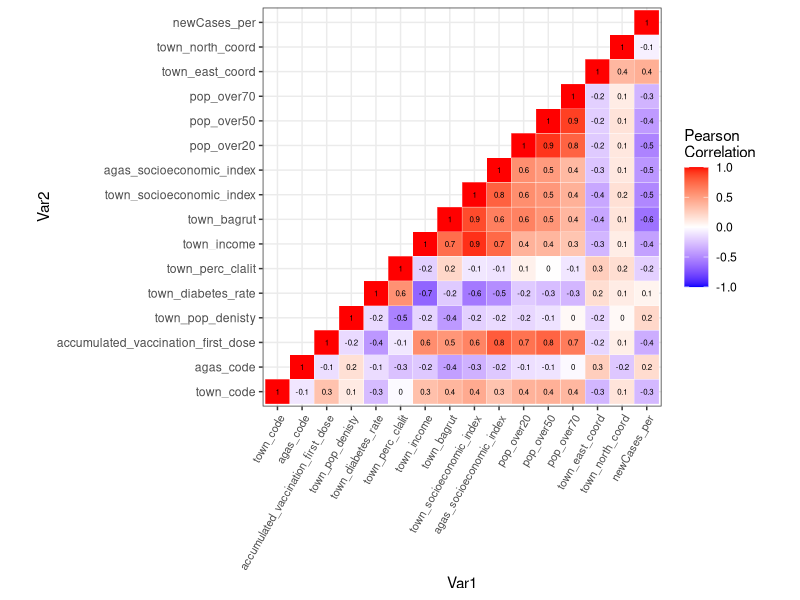
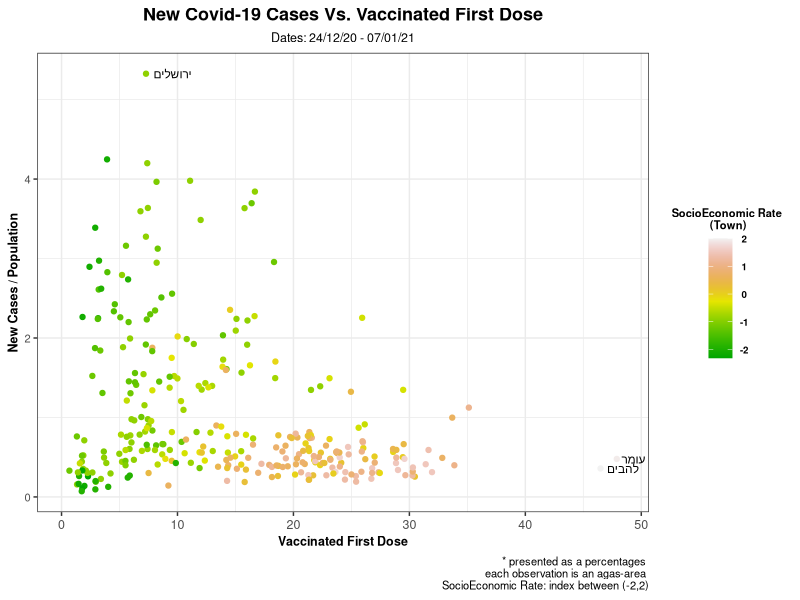

R code for these plots, in order: (Note: this script raises an error after producing the figures.)
## ---- chunk 1
knitr::opts_chunk$set(echo = FALSE,message= FALSE, warning=FALSE)
## ---- chunk 2
# Libraries:
library(tidyverse)
library(reshape2) # for melt the corr mat
library(Hmisc) # for %not in%
library(kableExtra)
library(gridExtra)
options(scipen = 999) # only full numbers
## ---- chunk 3
# Loading Data
data = read.csv("train_cases_demographics.csv", encoding = "UTF-8") %>% select(-X)

# partition of the amount variables by the population
data$town_pop_denisty = as.numeric(data$town_pop_denisty)
data$town_diabetes_rate = as.numeric(data$town_diabetes_rate)
data$newCases_per = (data$new_cases/data$population)*100

data$pop_over20 = (data$pop_over20/data$population)*100
data$pop_over50 = (data$pop_over50/data$population)*100
data$pop_over70 = (data$pop_over70/data$population)*100
data$accumulated_vaccination_first_dose = (data$accumulated_vaccination_first_dose/data$population)*100

data$agas_socioeconomic_index[which(is.na(data$agas_socioeconomic_index))] = data$town_socioeconomic_index[which(is.na(data$agas_socioeconomic_index))]
## ---- chunk 4
# Get lower triangle of the correlation matrix
  get_lower_tri<-function(cormat){
    cormat[upper.tri(cormat)] <- NA
    return(cormat)
  }
heatmap.func = function( cormat){
  lower_tri <- get_lower_tri(cormat)
  melted_cormat <- melt(lower_tri, na.rm = TRUE)
  ggplot(data = melted_cormat, aes(Var1, Var2, fill = value))+
   geom_tile(color = "white")+
   scale_fill_gradient2(low = "blue", high = "red", mid = "white",
     midpoint = 0, limit = c(-1,1), space = "Lab",
     name="Pearson\nCorrelation") +
    theme_bw()+
   theme(axis.text.x = element_text(angle = 60, vjust = 1,
      size = 8, hjust = 1))+ 
    geom_text(aes(Var1, Var2, label = round(value, 1)), color = "black", size = 2)+
   coord_fixed()
}

cormat <- cor(data %>% select(-c(town ,mahoz ,town_eng.y, population,new_cases)) %>% na.omit, use = "complete.obs")
heatmap.func(cormat)
## ---- chunk 5
# 300 major areas
data.q1 = data %>% arrange(desc(population)) %>% head (300)

ggplot(data=data.q1, mapping = aes(x = accumulated_vaccination_first_dose, y = newCases_per)) + 
  geom_point(aes(color =  town_socioeconomic_index)) +
  scale_colour_gradientn(colours = terrain.colors(20))+
  theme_bw()+
  
  # Labs
  labs(title = "New Covid-19 Cases Vs. Vaccinated First Dose",
       subtitle = "Dates: 24/12/20 - 07/01/21",
       caption = "* presented as a percentages \n each observation is an agas-area \n SocioEconomic Rate: index between (-2,2)",
       color = "SocioEconomic Rate \n(Town)") +
  xlab("Vaccinated First Dose") +
  ylab("New Cases / Population")+
  
  # Style
  theme(plot.title = element_text(color= "black", size=13, face="bold",hjust=0.5),
        plot.subtitle = element_text(color = "black", size = 9, hjust = 0.5 ),
        plot.caption  = element_text(color = "black", size = 8),
        axis.text.y = element_text(size = 8),
        axis.title.y = element_text(hjust = 0.5, size = 9, face = "bold"),
        axis.title.x = element_text(hjust = 0.5, size = 9, face = "bold"),
        axis.text.x = element_text(size = 9),
        strip.text = element_text(size=9, hjust = 0.5, face = "bold"),
        legend.title = element_text(color="black", size=8, face= "bold",hjust=0.5),
        legend.text = element_text(color="black", size=7, face= "bold",hjust=0.5))+
  
  # marking outliers
  geom_text(aes(label = ifelse(test = accumulated_vaccination_first_dose > 40 |
                               newCases_per >5 ,
                               yes = paste(town), no = "")),
            position = position_dodge(width = 0.75),
            hjust = -.2,
            size = 3)
  
## ---- chunk 6
pre.data = data
## ---- chunk 7
ridge <- function(train_x, train_y, lambda){
  # input:
    # train_x - data.frame in (n,p + 1)
    # train_y - vector in (n)
    # lambda - singal lambda value
  # output
    # beta - vector in (p + 1)
  
  #### the standardization is performed in the splitting to train and test
  
  X = train_x
  y = train_y
    lambda_I = diag(lambda,nrow = ncol(X), ncol = ncol(X))
  beta = solve(t(X) %*% X + lambda_I) %*% t(X) %*% y
 return(beta)
}

## ---- chunk 8
cv_ridge <- function(x, y, lambda = NA, train_size = 0.7){
  # input:
    # x - data.frame in (n,p + 1)
    # pay attention that your model should have an intersect (the + 1 dimension)
    # y - vector in (n)
    # lambda - grid of possible lambda values
    # train_size - precent of that data that will use as train
  # output
    # best model - a list include model beta, corespond test rmse, lambda
  
  #### Split to train and test
  data_cv = cbind(x,y)
  data_cv = as.data.frame(scale(data_cv)) ## standardize the data as needed in ridge
  
  train <- NULL ; validation <- NULL ;sample1 = NULL
  town_code_vec = unique(data_cv$town_code)
  
  for (i in town_code_vec){
    town_data = data_cv %>% filter(town_code == i)
    
    if (nrow(town_data) > 1 ){
       tr_ind = sample(1:nrow(town_data), size = train_size*nrow(town_data))
       train = rbind(train, town_data[tr_ind,])
       validation = rbind(validation, town_data[-tr_ind,])
    }
    else{
      sample1 = rbind(sample1, town_data)
    }
  }
  if (is.null(sample1) == FALSE){
    ind_samp =sample(x=1:nrow(sample1), size=train_size*nrow(sample1))
    train = rbind(train,sample1[ind_samp,])
    validation = rbind(validation,sample1[-ind_samp,])
  }
  
  #### keep the datasets for next questions
  assign(value = train, x = "train", envir = parent.frame())
  assign(value = validation, x = "validation", envir = parent.frame())
  
  #### add intercept
  train_x = cbind(1, as.matrix(train %>% select(-y)))
  validation_x = cbind(1, as.matrix(validation %>% select(-y)))
  
  #### find the best lambda which minimizes the RMSE 
  lamb_rmse = NULL
  for (lam in lambda){
    beta = ridge(train_x = train_x, train_y = c(train$y), lambda = lam)
    rmse = sqrt(mean((validation_x %*% beta - validation$y)^2))
    lamb_rmse= rbind(lamb_rmse,cbind(lam ,rmse))
  }
  lamb_rmse = as.data.frame(lamb_rmse)
  colnames(lamb_rmse) = c("lambda", "rmse")
  
  #### Answers
  model_rmse = min(lamb_rmse$rmse)
  model_lambda = lamb_rmse$lambda[which.min(lamb_rmse$rmse)]
  best_model = ridge(train_x = train_x, train_y = train$y, lambda = model_lambda)
  return(list(best_model = best_model, model_rmse = model_rmse, model_lambda = model_lambda))
}

## ---- chunk 9
dummy_mahoz = fastDummies::dummy_cols(data$mahoz)[,c(2:8)]
names(dummy_mahoz) = c("Ayosh", "Darom", "Merkaz", "Tzafon", "Heifa", "Jerusalem", "Tel_Aviv")
data = data %>% cbind(dummy_mahoz) %>%
  select(-c(town ,mahoz ,town_eng.y, population, new_cases)) %>% na.omit()
## ---- chunk 10
set.seed(150)
ridge.model = cv_ridge(x = data %>% select(-newCases_per), 
                       y = data$newCases_per,
                       lambda = seq(0.01,10,0.01), train_size = 0.7)
## ---- chunk 11
answer = as.data.frame(cbind(ridge.model$model_lambda, round(ridge.model$model_rmse,3)))
names(answer) = c("model_lambda", "model_rmse")
answer %>% kbl(align = 'c')%>% kable_paper(full_width = F) %>% kable_styling(font_size = 15)
## ---- chunk 12
data.for.res = as.data.frame(scale(data))
all.data.beta = ridge(train_x = as.matrix(cbind(1,data.for.res %>% select(-newCases_per))),
                      train_y = as.matrix(data.for.res$newCases_per) ,
                      lambda = ridge.model$model_lambda)
pred_x_beta = c(as.matrix(cbind(1,data.for.res %>% select(-newCases_per))) %*% all.data.beta)
real_y = data.for.res$newCases_per
res_vec = pred_x_beta - real_y
## ---- chunk 13
data.q3 = as.data.frame(cbind(data.for.res,res_vec))
cormat_res = cor(data.q3)[,ncol(data.q3)] 
## ---- chunk 14
ggplot(data.q3, aes(x=abs(res_vec), y=agas_socioeconomic_index)) + geom_point(color="steelblue")+
  labs(title = "Model Residuals Vs. Agas Socio Economic Index", subtitle = "Residuals in absolute value")+
  xlab("abs (Residuals)")+   ylab("Agas Socio Economic Index")+  theme_bw()+
  theme(plot.title = element_text(color= "black", size=13, face="bold",hjust=0.5),
        plot.subtitle = element_text(color = "black", size = 9, hjust = 0.5 ))
## ---- chunk 15
# Calculate W:
x.for.w = cbind(1, as.matrix(scale(train %>% select(-y))))
I = diag(1,nrow = ncol(x.for.w), ncol = ncol(x.for.w))
W = as.matrix(x.for.w %*%
   solve(t(x.for.w) %*% x.for.w + ridge.model$model_lambda * I) %*% t(x.for.w))
## ---- chunk 16
Weight = round(as.numeric(head(W[,1][order(W[,1],decreasing = TRUE)],6)[2:6]),3)
Cities_names = as.character(pre.data$town[c(7,5,6,121,114)])
w.5 = rbind(Cities_names, Weight)
w.5 %>% kbl()%>% kable_paper(full_width = F) %>% kable_styling(font_size = 15)
## ---- chunk 17
library(caret)
library(glmnet)

# not scaled
train.q3 = data[which(row.names(data) %in% row.names(train)),] %>% rename(y = newCases_per)
validation.q3 = data[which(row.names(data) %in% row.names(validation)),] %>% rename(y = newCases_per)

# scaled and as data matrix
train_x = data.matrix(train %>% select(-y))
validation_x = data.matrix(validation %>% select(-y))

# define folds for cross validation
trControl <- trainControl(method  = "cv", number= 10)
## ---- chunk 18
#### LASSO 
set.seed(42)
fit_LASSO = train(y~.,
            method = 'glmnet',
            preProc = c('center', 'scale', 'zv', 'nzv'),
            trControl = trControl,
            data= train, # already scaled
            tuneGrid = expand.grid(alpha = 1, lambda = seq(0.01,10,0.01)))

LASSO_pred = predict(fit_LASSO$finalModel, validation_x[,colnames(validation_x) %in% fit_LASSO$finalModel$xNames])
LASSO_RMSE = sqrt(mean((validation$y - LASSO_pred)^2))
## ---- chunk 19
#### Elastic Net:
set.seed(42)
fit_ELASTIC = train(y~.,
            method = 'glmnet',
            preProc = c('center', 'scale', 'zv', 'nzv'),
            trControl = trControl,
            data=train,
            tuneGrid = expand.grid(alpha = seq(0,1,0.1), lambda = seq(0.1,10,0.1)))

ELASTIC_pred = predict(fit_ELASTIC$finalModel, validation_x[,colnames(validation_x) %in% fit_ELASTIC$finalModel$xNames])
ELASTIC_RMSE = sqrt(mean((validation$y - ELASTIC_pred)^2))
elastic_alpha = fit_ELASTIC$finalModel$a0[[1]]
## ---- chunk 20
#### KNN (K-Nearest Neighbors) Model:
set.seed(42)
fit_KNN <- train(y ~ .,
             method     = "knn",
             tuneGrid   = expand.grid(k = 1:100),
             trControl  = trControl,
             data       = train.q3)

KNN_pred = predict(fit_KNN$finalModel, validation.q3 %>% select(-y))
KNN_RMSE = sqrt(mean((validation.q3$y - KNN_pred)^2))
## ---- chunk 21
#### Random Forest:
set.seed(42)
fit_RF <- train(y ~., 
                      data= train.q3, 
                      method='rf', 
                      tuneGrid= expand.grid(.mtry= sqrt(ncol(train.q3))), 
                      trControl=trControl)

RF_pred = predict(fit_RF$finalModel, validation.q3 %>% select(-y))
RF_RMSE = sqrt(mean((validation.q3$y - RF_pred)^2))
## ---- chunk 22
model.rmse = data.frame(Model = c("Lasso", "Elastic Net", "KNN", "Random Forest"),
  RMSE =round(c(LASSO_RMSE,ELASTIC_RMSE,KNN_RMSE,RF_RMSE),3))
model.rmse  %>% kbl()%>% kable_paper(full_width = F) %>% kable_styling(font_size = 15)
## ---- chunk 23
# fitting the test set 
test = read.csv("test_features.csv", encoding = "UTF-8") %>% select(-X)
test$town_pop_denisty = as.numeric(test$town_pop_denisty)
test$town_diabetes_rate = as.numeric(test$town_diabetes_rate)

# partition of the amount variables by the population
test$pop_over20 = (test$pop_over20/test$population)*100
test$pop_over50 = (test$pop_over50/test$population)*100
test$pop_over70 = (test$pop_over70/test$population)*100

# creating dummies for the Mahoz variable
dummy_mahoz = fastDummies::dummy_cols(test$mahoz)[,c(2:7)]
names(dummy_mahoz) = c("Ayosh", "Darom", "Merkaz", "Tzafon", "Heifa", "Tel_Aviv")

# insert town_socioeconomic_index instead of NA in agas_socioeconomic_index
test$agas_socioeconomic_index[which(is.na(test$agas_socioeconomic_index))] = test$town_socioeconomic_index[which(is.na(test$agas_socioeconomic_index))]

# remove non-numeric variable
test = test %>% cbind(dummy_mahoz) %>% select(-c(town ,mahoz ,town_eng.y, population)) %>% na.omit()

# The test set doesnt have a "jerusalem" dummy so I'll remove it from the train set
train.q3 = train.q3 %>% select(-Jerusalem) 
## ---- chunk 24
set.seed(42)
# define folds for cross validation
trControl <- trainControl(method  = "cv", number= 10)
# Model training
fit_RF <- train(y ~., 
                      data= train.q3, 
                      method='rf', 
                      tuneGrid= expand.grid(.mtry=sqrt(ncol(train.q3))), 
                      trControl=trControl)
# predict
predict_y= predict(fit_RF$finalModel,test)

# RMSE from the validation set
predict_rmse = sqrt(mean((validation.q3$y - RF_pred)^2))

# save answers
save(predict_y, predict_rmse, file = "315453027.rda")
